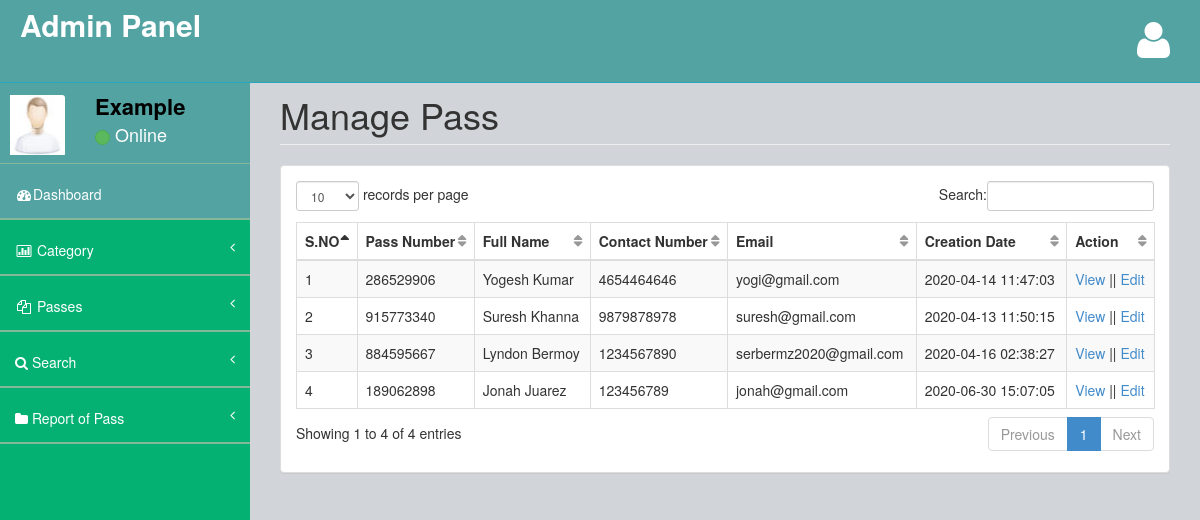
The app's page /epass/admin/manage-pass.php (signed in) with its own data.
### tables this page shows
CREATE TABLE `tblpass` (
  `ID` int(10) NOT NULL,
  `PassNumber` varchar(200) DEFAULT NULL,
  `FullName` varchar(200) DEFAULT NULL,
  `ContactNumber` bigint(10) DEFAULT NULL,
  `Email` varchar(200) DEFAULT NULL,
  `IdentityType` varchar(200) DEFAULT NULL,
  `IdentityCardno` varchar(200) DEFAULT NULL,
  `Category` varchar(100) DEFAULT NULL,
  `FromDate` varchar(200) DEFAULT NULL,
  `ToDate` varchar(200) DEFAULT NULL,
  `PasscreationDate` timestamp NULL DEFAULT current_timestamp()
);

### epass/admin/manage-pass.php (the view, shortened to what this page needs)
<?php
include('includes/dbconnection.php');
if (strlen($_SESSION['cpmsaid']==0)) {
  header('location:logout.php');
  } else{
  ?>
<!DOCTYPE html>
<html>
<head>
    <link href="assets/plugins/bootstrap/bootstrap.css" rel="stylesheet" />
    <link href="assets/font-awesome/css/font-awesome.css" rel="stylesheet" />
    <link href="assets/plugins/pace/pace-theme-big-counter.css" rel="stylesheet" />
  <link href="assets/css/style.css" rel="stylesheet" />
      <link href="assets/css/main-style.css" rel="stylesheet" />
    <link href="assets/plugins/dataTables/dataTables.bootstrap.css" rel="stylesheet" />
</head>
<body>
    <div id="wrapper">
       <?php include_once('includes/header.php');?>
        <?php include_once('includes/sidebar.php');?>
        <div id="page-wrapper">
            <div class="row">
                <div class="col-lg-12">
                    <h1 class="page-header">Manage Pass</h1>
                </div>
            </div>
            <div class="row">
                <div class="col-lg-12">
                    <div class="panel panel-default">
                        <div class="panel-body">
                            <div class="table-responsive">
                                <table class="table table-striped table-bordered table-hover" id="dataTables-example">
                                    <thead>
                                        <tr>
                                            <th>S.NO</th>
                                           <th>Pass Number</th>
                                            <th>Full Name</th>
                                            <th>Contact Number</th>
                                            <th>Email</th>
                                            <th>Creation Date</th>
                                            <th>Action</th>
                                        </tr>
                                    </thead>
                                    <tbody>
                                        <?php
$sql="SELECT * from tblpass";
$query = $dbh -> prepare($sql);
$query->execute();
$results=$query->fetchAll(PDO::FETCH_OBJ);
$cnt=1;
if($query->rowCount() > 0)
{
foreach($results as $row)
{               ?>
                                       <tr>
                  <td><?php echo htmlentities($cnt);?></td>
                  <td><?php  echo htmlentities($row->PassNumber);?></td>
                  <td><?php  echo htmlentities($row->FullName);?></td>
                  <td><?php  echo htmlentities($row->ContactNumber);?></td>
                  <td><?php  echo htmlentities($row->Email);?></td>
                  <td><?php  echo htmlentities($row->PasscreationDate);?></td>
                  <td><a href="view-pass-detail.php?viewid=<?php echo htmlentities ($row->ID);?>">View</a>  ||  <a href="edit-pass-detail.php?editid=<?php echo htmlentities ($row->ID);?>">Edit</a></td>
                </tr>
               <?php $cnt=$cnt+1;}} ?>
                                    </tbody>
                                </table>
                            </div>
                        </div>
                    </div>
                </div>
            </div>
        </div>
    </div>
</body>
</html>
<?php }  ?>

### epass/admin/includes/sidebar.php (shortened to what this page needs)
<?php
include('includes/dbconnection.php');
?>
        <nav class="navbar-default navbar-static-side" role="navigation">
            <div class="sidebar-collapse">
                <ul class="nav" id="side-menu">
                    <li>
                        <div class="user-section">
                            <div class="user-section-inner">
                                <img src="assets/img/user.jpg" alt="">
                            </div>
                            <div class="user-info">
                                <?php
$aid=$_SESSION['cpmsaid'];
$sql="SELECT AdminName from  tbladmin where ID=:aid";
$query = $dbh -> prepare($sql);
$query->bindParam(':aid',$aid,PDO::PARAM_STR);
$query->execute();
$results=$query->fetchAll(PDO::FETCH_OBJ);
$cnt=1;
if($query->rowCount() > 0)
{
foreach($results as $row)
{               ?>
                                <div><strong><?php  echo $row->AdminName;?></strong></div>
                                <div class="user-text-online">
                                    <span class="user-circle-online btn btn-success btn-circle "></span>&nbsp;Online
                                </div>
                            </div>
                            <?php $cnt=$cnt+1;}} ?>
                        </div>
                    </li>
                    <li class="selected">
                        <a href="dashboard.php"><i class="fa fa-dashboard fa-fw"></i>Dashboard</a>
                    </li>
                    <li>
                        <a href="#"><i class="fa fa-bar-chart-o fa-fw"></i> Category<span class="fa arrow"></span></a>
                    </li>
                    <li>
                        <a href="#"><i class="fa fa-files-o fa-fw"></i> Passes<span class="fa arrow"></span></a>
                    </li>
                    <li>
                        <a href="search-pass.php"><i class="fa fa-search"></i>  Search<span class="fa arrow"></span></a>
                        </li>
                        <li>
                        <a href="pass-bwdates-report.php"><i class="fa fa-folder"></i>  Report of Pass<span class="fa arrow"></span></a>
                        </li>
                </ul>
            </div>
        </nav>

### epass/admin/assets/css/style.css (style rules this page uses)
body { background-color: #f8f8f8; }
#wrapper { width: 100%; margin-top: 55px!important; background-color:#04B173; }
#page-wrapper { padding: 0 15px; min-height: 568px; background-color:rgb(209, 212, 216); }
.navbar-static-side ul li { border-bottom:1px solid #84B899 !important; }
.arrow { float: right; }
.fa.arrow:before { content: "\f104"; }
@media (min-width:768px) { .navbar-static-side { z-index: 1; position: absolute; width: 250px; } }
table.dataTable thead .sorting, table.dataTable thead .sorting_asc:after, table.dataTable thead .sorting_desc, table.dataTable thead .sorting_asc_disabled, table.dataTable thead .sorting_desc_disabled { background: transparent; }
table.dataTable thead .sorting_asc:after { content: "\f0de"; float: right; font-family: fontawesome; }
table.dataTable thead .sorting:after { content: "\f0dc"; float: right; font-family: fontawesome; color: rgba(50,50,50,.5); }
.btn-circle { width: 30px; height: 30px; padding: 6px 0; border-radius: 15px; text-align: center; font-size: 12px; line-height: 1.428571429; }

### epass/admin/assets/css/main-style.css (style rules this page uses)
.user-section-inner { height: 65px; width: 65px; -moz-border-radius: 3px; -webkit-border-radius: 3px; border-radius: 3px; overflow: hidden; display: inline-block; float: left; margin-right: 15px; margin-top: 20px; }
.user-section-inner img { margin-left:10px; width:55px; height:60px; }
.user-info { display: block; color:#000!important; display: inline-block; padding: 15px; margin-bottom: 0px }
.user-text-online { font-size:18px; color:#fff }
.user-circle-online { width: 15px!important; height: 15px!important; }
.nav > li > a { padding: 20px 15px; }
#side-menu { background-color:#04B173; }
#side-menu a { color:#fff; border-bottom: 1px solid #84B899 !important; height: 55px; }
.selected { background-color:rgb(83, 163, 163); }
.navbar-default { border-color: #27A6BE; }
@media (min-width:768px) { #page-wrapper { position: inherit; margin: 0 0 0 250px; padding: 0 30px; min-height: 1000px; } }

### records on screen
tblpass: PassNumber "286529906", FullName "Yogesh Kumar", ContactNumber "4654464646", Email "yogi@gmail.com", PasscreationDate "2020-04-14 11:47:03"
tblpass: PassNumber "915773340", FullName "Suresh Khanna", ContactNumber "9879878978", Email "suresh@gmail.com", PasscreationDate "2020-04-13 11:50:15"
tblpass: PassNumber "884595667", FullName "Lyndon Bermoy", ContactNumber "1234567890", Email "serbermz2020@gmail.com", PasscreationDate "2020-04-16 02:38:27"
tblpass: PassNumber "189062898", FullName "Jonah Juarez", ContactNumber "123456789", Email "jonah@gmail.com", PasscreationDate "2020-06-30 15:07:05"

### other values on screen
$row->AdminName "Example"
